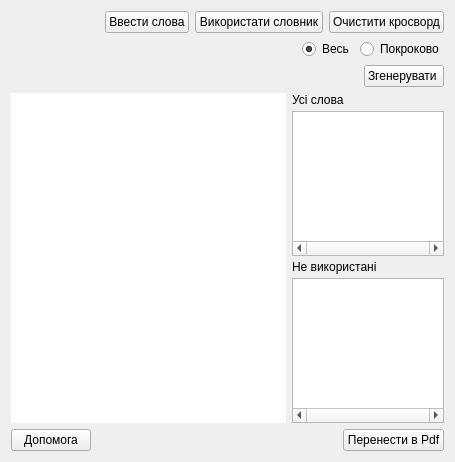
<?xml version="1.0" encoding="UTF-8"?>
<ui version="4.0">
 <class>Crossword</class>
 <widget class="QMainWindow" name="Crossword">
  <property name="geometry">
   <rect>
    <x>0</x>
    <y>0</y>
    <width>455</width>
    <height>462</height>
   </rect>
  </property>
  <property name="sizePolicy">
   <sizepolicy hsizetype="Preferred" vsizetype="Preferred">
    <horstretch>0</horstretch>
    <verstretch>0</verstretch>
   </sizepolicy>
  </property>
  <property name="contextMenuPolicy">
   <enum>Qt::DefaultContextMenu</enum>
  </property>
  <property name="windowTitle">
   <string>Генератор кросвордів</string>
  </property>
  <property name="windowIcon">
   <iconset resource="resours.qrc">
    <normaloff>:/ico/crossword.png</normaloff>:/ico/crossword.png</iconset>
  </property>
  <widget class="QWidget" name="centralWidget">
   <layout class="QHBoxLayout" name="horizontalLayout_6">
    <item>
     <layout class="QVBoxLayout" name="verticalLayout">
      <item>
       <layout class="QHBoxLayout" name="horizontalLayout"/>
      </item>
      <item>
       <layout class="QHBoxLayout" name="horizontalLayout_2">
        <item>
         <spacer name="horizontalSpacer_4">
          <property name="orientation">
           <enum>Qt::Horizontal</enum>
          </property>
          <property name="sizeHint" stdset="0">
           <size>
            <width>40</width>
            <height>20</height>
           </size>
          </property>
         </spacer>
        </item>
        <item>
         <widget class="QPushButton" name="pushButton">
          <property name="text">
           <string>Ввести слова</string>
          </property>
         </widget>
        </item>
        <item>
         <widget class="QPushButton" name="pushButton_6">
          <property name="text">
           <string>Використати словник</string>
          </property>
         </widget>
        </item>
        <item>
         <widget class="QPushButton" name="pushButton_5">
          <property name="text">
           <string>Очистити кросворд</string>
          </property>
         </widget>
        </item>
       </layout>
      </item>
      <item>
       <layout class="QHBoxLayout" name="horizontalLayout_4">
        <item>
         <spacer name="horizontalSpacer_2">
          <property name="orientation">
           <enum>Qt::Horizontal</enum>
          </property>
          <property name="sizeType">
           <enum>QSizePolicy::Expanding</enum>
          </property>
          <property name="sizeHint" stdset="0">
           <size>
            <width>30</width>
            <height>20</height>
           </size>
          </property>
         </spacer>
        </item>
        <item>
         <widget class="QRadioButton" name="radioButton_2">
          <property name="text">
           <string>Весь</string>
          </property>
          <property name="checked">
           <bool>true</bool>
          </property>
         </widget>
        </item>
        <item>
         <widget class="QRadioButton" name="radioButton">
          <property name="text">
           <string>Покроково</string>
          </property>
         </widget>
        </item>
       </layout>
      </item>
      <item>
       <layout class="QHBoxLayout" name="horizontalLayout_3">
        <item>
         <spacer name="horizontalSpacer">
          <property name="orientation">
           <enum>Qt::Horizontal</enum>
          </property>
          <property name="sizeHint" stdset="0">
           <size>
            <width>30</width>
            <height>20</height>
           </size>
          </property>
         </spacer>
        </item>
        <item>
         <widget class="QPushButton" name="pushButton_2">
          <property name="text">
           <string>Згенерувати </string>
          </property>
         </widget>
        </item>
       </layout>
      </item>
      <item>
       <layout class="QHBoxLayout" name="horizontalLayout_7">
        <item>
         <widget class="QTableWidget" name="tableWidget">
          <property name="enabled">
           <bool>true</bool>
          </property>
          <property name="minimumSize">
           <size>
            <width>275</width>
            <height>0</height>
           </size>
          </property>
          <property name="focusPolicy">
           <enum>Qt::NoFocus</enum>
          </property>
          <property name="contextMenuPolicy">
           <enum>Qt::DefaultContextMenu</enum>
          </property>
          <property name="styleSheet">
           <string notr="true"/>
          </property>
          <property name="inputMethodHints">
           <set>Qt::ImhHiddenText|Qt::ImhLatinOnly</set>
          </property>
          <property name="frameShape">
           <enum>QFrame::NoFrame</enum>
          </property>
          <property name="verticalScrollBarPolicy">
           <enum>Qt::ScrollBarAsNeeded</enum>
          </property>
          <property name="horizontalScrollBarPolicy">
           <enum>Qt::ScrollBarAsNeeded</enum>
          </property>
          <property name="sizeAdjustPolicy">
           <enum>QAbstractScrollArea::AdjustIgnored</enum>
          </property>
          <property name="editTriggers">
           <set>QAbstractItemView::NoEditTriggers</set>
          </property>
          <property name="selectionMode">
           <enum>QAbstractItemView::NoSelection</enum>
          </property>
          <property name="selectionBehavior">
           <enum>QAbstractItemView::SelectItems</enum>
          </property>
          <property name="textElideMode">
           <enum>Qt::ElideRight</enum>
          </property>
          <property name="showGrid">
           <bool>false</bool>
          </property>
          <property name="rowCount">
           <number>0</number>
          </property>
          <property name="columnCount">
           <number>0</number>
          </property>
          <attribute name="horizontalHeaderVisible">
           <bool>false</bool>
          </attribute>
          <attribute name="horizontalHeaderMinimumSectionSize">
           <number>30</number>
          </attribute>
          <attribute name="horizontalHeaderDefaultSectionSize">
           <number>31</number>
          </attribute>
          <attribute name="horizontalHeaderHighlightSections">
           <bool>false</bool>
          </attribute>
          <attribute name="verticalHeaderVisible">
           <bool>false</bool>
          </attribute>
          <attribute name="verticalHeaderMinimumSectionSize">
           <number>30</number>
          </attribute>
          <attribute name="verticalHeaderHighlightSections">
           <bool>false</bool>
          </attribute>
         </widget>
        </item>
        <item>
         <layout class="QVBoxLayout" name="verticalLayout_2">
          <property name="spacing">
           <number>4</number>
          </property>
          <property name="sizeConstraint">
           <enum>QLayout::SetDefaultConstraint</enum>
          </property>
          <item>
           <widget class="QLabel" name="label_2">
            <property name="text">
             <string>Усі слова</string>
            </property>
           </widget>
          </item>
          <item>
           <widget class="QTextEdit" name="textEdit">
            <property name="minimumSize">
             <size>
              <width>150</width>
              <height>0</height>
             </size>
            </property>
            <property name="maximumSize">
             <size>
              <width>200</width>
              <height>16777215</height>
             </size>
            </property>
            <property name="horizontalScrollBarPolicy">
             <enum>Qt::ScrollBarAlwaysOn</enum>
            </property>
            <property name="sizeAdjustPolicy">
             <enum>QAbstractScrollArea::AdjustIgnored</enum>
            </property>
            <property name="documentTitle">
             <string>Усі слова</string>
            </property>
            <property name="overwriteMode">
             <bool>false</bool>
            </property>
            <property name="textInteractionFlags">
             <set>Qt::NoTextInteraction</set>
            </property>
            <property name="placeholderText">
             <string/>
            </property>
           </widget>
          </item>
          <item>
           <widget class="QLabel" name="label">
            <property name="text">
             <string>Не використані</string>
            </property>
           </widget>
          </item>
          <item>
           <widget class="QTextEdit" name="textEdit_2">
            <property name="minimumSize">
             <size>
              <width>150</width>
              <height>0</height>
             </size>
            </property>
            <property name="maximumSize">
             <size>
              <width>200</width>
              <height>16777215</height>
             </size>
            </property>
            <property name="horizontalScrollBarPolicy">
             <enum>Qt::ScrollBarAlwaysOn</enum>
            </property>
            <property name="documentTitle">
             <string>Не використані</string>
            </property>
            <property name="html">
             <string>&lt;!DOCTYPE HTML PUBLIC &quot;-//W3C//DTD HTML 4.0//EN&quot; &quot;http://www.w3.org/TR/REC-html40/strict.dtd&quot;&gt;
&lt;html&gt;&lt;head&gt;&lt;meta name=&quot;qrichtext&quot; content=&quot;1&quot; /&gt;&lt;title&gt;Не використані&lt;/title&gt;&lt;style type=&quot;text/css&quot;&gt;
p, li { white-space: pre-wrap; }
&lt;/style&gt;&lt;/head&gt;&lt;body style=&quot; font-family:'MS Shell Dlg 2'; font-size:8.25pt; font-weight:400; font-style:normal;&quot;&gt;
&lt;p style=&quot;-qt-paragraph-type:empty; margin-top:0px; margin-bottom:0px; margin-left:0px; margin-right:0px; -qt-block-indent:0; text-indent:0px; font-family:'MS Shell Dlg 2';&quot;&gt;&lt;br /&gt;&lt;/p&gt;
&lt;p style=&quot;-qt-paragraph-type:empty; margin-top:0px; margin-bottom:0px; margin-left:0px; margin-right:0px; -qt-block-indent:0; text-indent:0px; font-family:'MS Shell Dlg 2';&quot;&gt;&lt;br /&gt;&lt;/p&gt;&lt;/body&gt;&lt;/html&gt;</string>
            </property>
            <property name="textInteractionFlags">
             <set>Qt::NoTextInteraction</set>
            </property>
            <property name="placeholderText">
             <string/>
            </property>
           </widget>
          </item>
         </layout>
        </item>
       </layout>
      </item>
      <item>
       <layout class="QHBoxLayout" name="horizontalLayout_5">
        <item>
         <widget class="QPushButton" name="pushButton_3">
          <property name="text">
           <string>Допомога</string>
          </property>
         </widget>
        </item>
        <item>
         <spacer name="horizontalSpacer_3">
          <property name="orientation">
           <enum>Qt::Horizontal</enum>
          </property>
          <property name="sizeHint" stdset="0">
           <size>
            <width>40</width>
            <height>20</height>
           </size>
          </property>
         </spacer>
        </item>
        <item>
         <widget class="QPushButton" name="pushButton_4">
          <property name="text">
           <string>Перенести в Pdf</string>
          </property>
         </widget>
        </item>
       </layout>
      </item>
     </layout>
    </item>
   </layout>
  </widget>
 </widget>
 <layoutdefault spacing="6" margin="11"/>
 <resources>
  <include location="resours.qrc"/>
 </resources>
 <connections/>
</ui>
